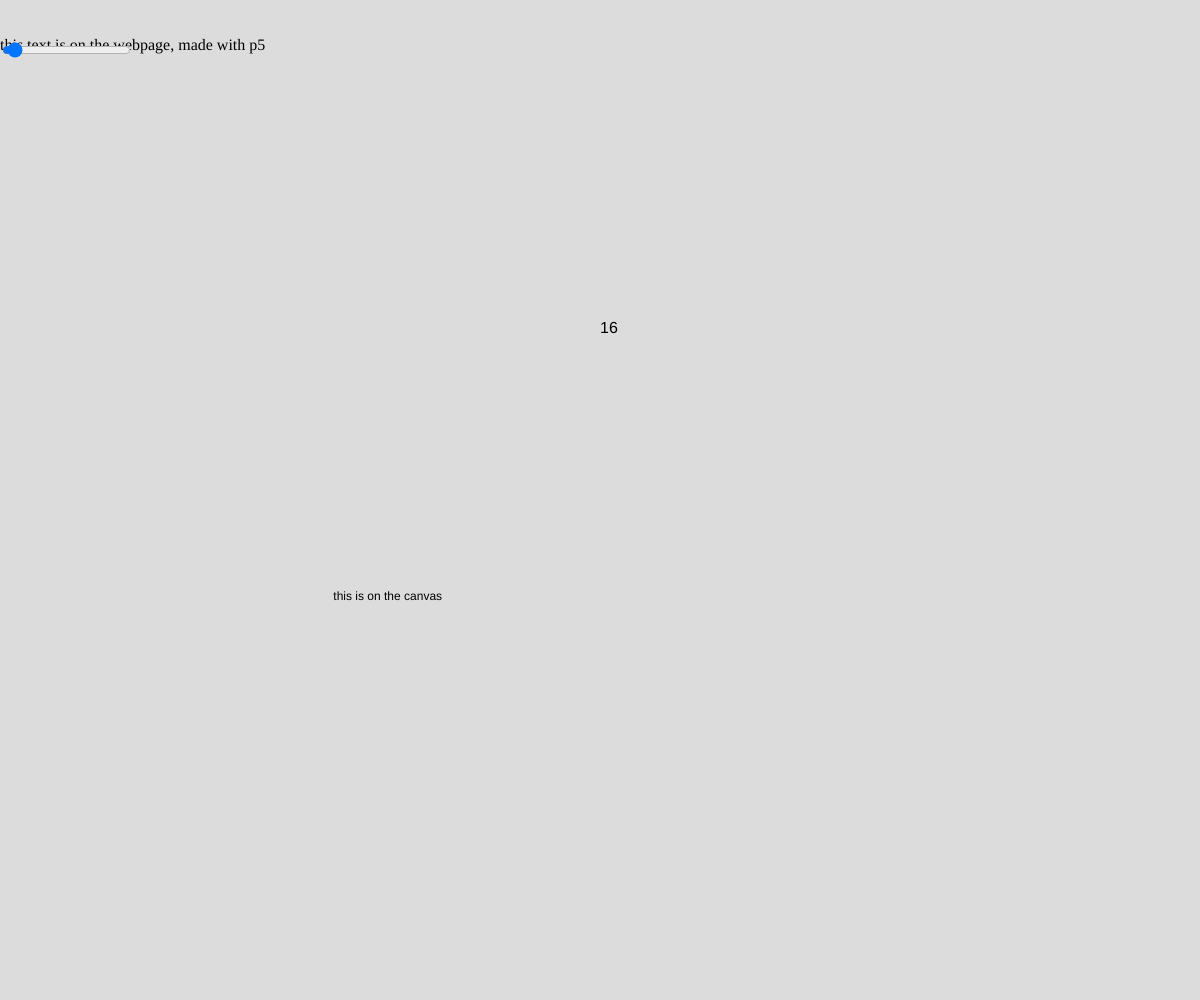
Frame 1 (no input)
Frame 60 (no input): identical to frame 1, image omitted
Frame 120 (the mouse pressed at the canvas centre since frame 60): identical to frame 1, image omitted

The p5.js sketch that drew this single still picture (run headless with seeded random() and noise() and a simulated clock; from frame 60 on, the mouse is pressed at the canvas centre):

// p5.js sketch
// ── sketch.js
//store my paragraph 
let sliderValue = 16
let para
let slider


function setup() {
  createCanvas(windowWidth, windowHeight);
  // Help blind or low-vision users understand your sketch
  describe("A 400 by 400 pixel gray canvas.");

para = createP("this text is on the webpage, made with p5")
//ajust the position of my p5 added <p>
  para.position(0,20)

  slider = createSlider(12,100,16)
  slider.position(0,40)
  slider.changed(sliderChanged)
}


function draw() {
  background(220);
text("this is on the canvas", height/3, width/2)

push()
  textSize(sliderValue)
text(sliderValue, width/2, height/3)
  pop()
  
}

function sliderChanged(){
  sliderValue = slider.value()
}
// ── style.css
html, body {
  margin: 0;
  padding: 0;
}
canvas {
  display: block;
}

/*grab all of my p tags*/
p{
  background-color: red;
  color: white;
}
